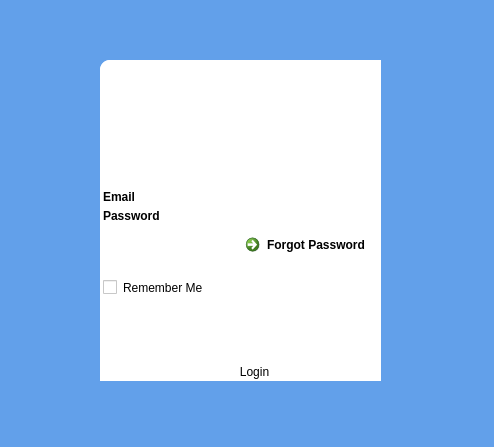
<?xml version="1.0" encoding="UTF-8"?>
<ui version="4.0">
 <class>MainWindow</class>
 <widget class="QMainWindow" name="MainWindow">
  <property name="geometry">
   <rect>
    <x>0</x>
    <y>0</y>
    <width>494</width>
    <height>447</height>
   </rect>
  </property>
  <property name="windowTitle">
   <string>MainWindow</string>
  </property>
  <widget class="QWidget" name="centralwidget">
   <property name="styleSheet">
    <string notr="true">background-color: rgb(98, 160, 234);</string>
   </property>
   <widget class="QWidget" name="verticalLayoutWidget">
    <property name="geometry">
     <rect>
      <x>100</x>
      <y>60</y>
      <width>281</width>
      <height>321</height>
     </rect>
    </property>
    <layout class="QVBoxLayout" name="verticalLayout">
     <item>
      <widget class="QFrame" name="frame">
       <property name="styleSheet">
        <string notr="true">background-color: rgb(255, 255, 255);
border-radius: 10px;</string>
       </property>
       <property name="frameShape">
        <enum>QFrame::StyledPanel</enum>
       </property>
       <property name="frameShadow">
        <enum>QFrame::Raised</enum>
       </property>
       <widget class="QWidget" name="verticalLayoutWidget_2">
        <property name="geometry">
         <rect>
          <x>0</x>
          <y>0</y>
          <width>309</width>
          <height>352</height>
         </rect>
        </property>
        <layout class="QVBoxLayout" name="verticalLayout_2" stretch="0,0,0,0,0">
         <property name="spacing">
          <number>3</number>
         </property>
         <property name="sizeConstraint">
          <enum>QLayout::SetDefaultConstraint</enum>
         </property>
         <property name="leftMargin">
          <number>3</number>
         </property>
         <property name="topMargin">
          <number>3</number>
         </property>
         <property name="rightMargin">
          <number>3</number>
         </property>
         <property name="bottomMargin">
          <number>20</number>
         </property>
         <item>
          <widget class="QLabel" name="label">
           <property name="text">
            <string/>
           </property>
           <property name="pixmap">
            <pixmap>../../Downloads/200.png</pixmap>
           </property>
           <property name="scaledContents">
            <bool>true</bool>
           </property>
          </widget>
         </item>
         <item>
          <layout class="QHBoxLayout" name="horizontalLayout_3" stretch="50,50">
           <item>
            <widget class="QLabel" name="label_4">
             <property name="font">
              <font>
               <bold>true</bold>
              </font>
             </property>
             <property name="text">
              <string>Email</string>
             </property>
            </widget>
           </item>
           <item>
            <widget class="QLineEdit" name="txtEmail"/>
           </item>
          </layout>
         </item>
         <item>
          <layout class="QHBoxLayout" name="horizontalLayout" stretch="50,50">
           <property name="spacing">
            <number>0</number>
           </property>
           <item>
            <widget class="QLabel" name="label_2">
             <property name="font">
              <font>
               <bold>true</bold>
              </font>
             </property>
             <property name="text">
              <string>Password</string>
             </property>
            </widget>
           </item>
           <item>
            <widget class="QLineEdit" name="txtPassword"/>
           </item>
          </layout>
         </item>
         <item>
          <layout class="QHBoxLayout" name="horizontalLayout_7" stretch="2,1,2">
           <item>
            <widget class="QCheckBox" name="checkBox">
             <property name="text">
              <string>Remember Me</string>
             </property>
            </widget>
           </item>
           <item>
            <spacer name="horizontalSpacer">
             <property name="orientation">
              <enum>Qt::Horizontal</enum>
             </property>
             <property name="sizeHint" stdset="0">
              <size>
               <width>40</width>
               <height>20</height>
              </size>
             </property>
            </spacer>
           </item>
           <item>
            <widget class="QCommandLinkButton" name="commandLinkButton">
             <property name="text">
              <string>Forgot Password</string>
             </property>
            </widget>
           </item>
          </layout>
         </item>
         <item>
          <widget class="QPushButton" name="btnLogin">
           <property name="minimumSize">
            <size>
             <width>0</width>
             <height>40</height>
            </size>
           </property>
           <property name="text">
            <string>Login</string>
           </property>
          </widget>
         </item>
        </layout>
       </widget>
      </widget>
     </item>
    </layout>
   </widget>
  </widget>
 </widget>
 <resources/>
 <connections/>
</ui>
